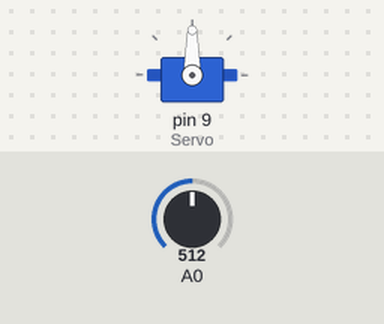
This sketch was run on a simulated Arduino Uno, built with avr-gcc and run on an emulated ATmega328P. Parts: servo. The inputs (shaded band) are chosen by the test bench; at power-on: A0 = 512.

Above: at 2.8 s.
2.9 s: A0 set to 716
At 4.6 s:
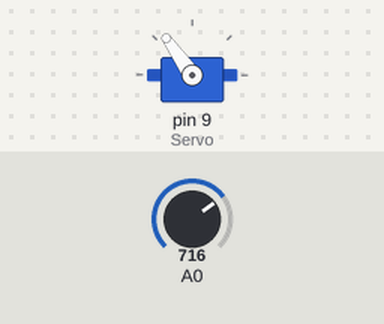
5.6 s: A0 set to 900
At 7.3 s:
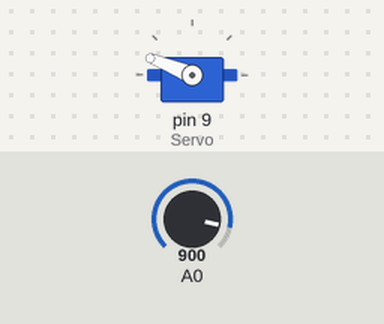
8.3 s: A0 set to 1023
At 10.4 s:
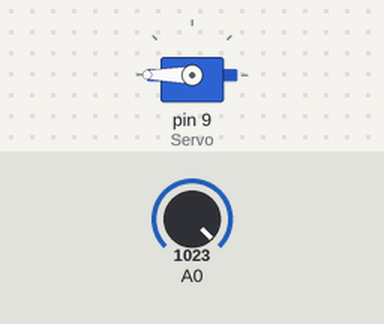
11.5 s: A0 set to 306
At 13.1 s:
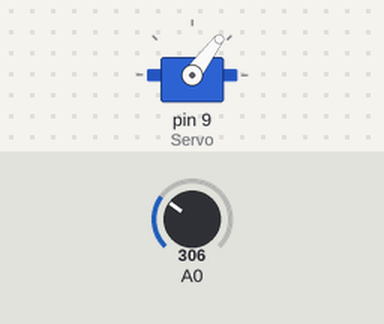
14.2 s: A0 set to 122
At 17.4 s:
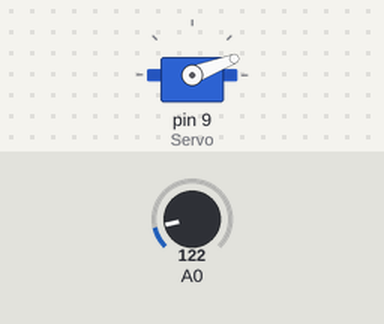
Timing chart, 0 to 18.5 s (numbered marks = the images above; inputs shaded):
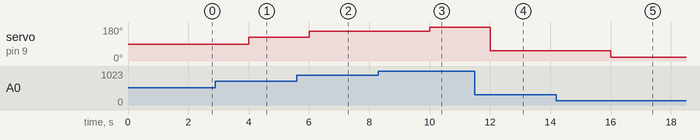

The sketch:

Servo_Potentiometer.ino
```cpp
#include<Servo.h>
Servo Servo;
void setup() {
  // put your setup code here, to run once:
  Serial.begin(9600);
  Servo.attach(9);
}

void loop() {
int x=analogRead(A0);
int y=map(x,0,1023,0,180);

Servo.write(y);
delay(2000);
// Serial.println("angle is 0 degree");
// delay(2000);
// Servo.write(A0);
// Serial.println("angle is ninty degree");
// delay(2000);
// Servo.write(A0);
// Serial.println("angle is 180 degree");
// delay(2000);

}
```

Measured:
- after the input at 2.9 s, servo on pin 9 (Servo): 90° → 125° after 1.1 s
- after the input at 5.6 s, servo on pin 9 (Servo): 125° → 158° after 0.40 s
- after the input at 8.3 s, servo on pin 9 (Servo): 158° → 180° after 1.7 s
- after the input at 11.5 s, servo on pin 9 (Servo): 180° → 53° after 0.50 s
- after the input at 14.2 s, servo on pin 9 (Servo): 53° → 21° after 1.8 s
